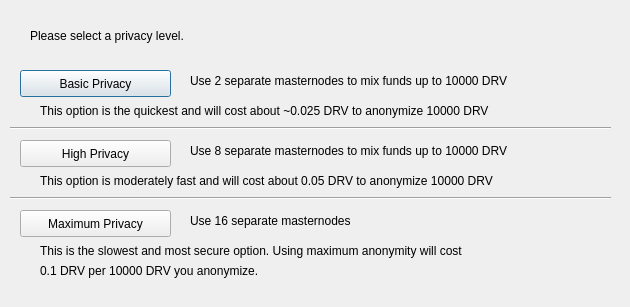
<?xml version="1.0" encoding="UTF-8"?>
<ui version="4.0">
 <class>DarksendConfig</class>
 <widget class="QDialog" name="DarksendConfig">
  <property name="geometry">
   <rect>
    <x>0</x>
    <y>0</y>
    <width>630</width>
    <height>307</height>
   </rect>
  </property>
  <property name="windowTitle">
   <string>Configure Darksend</string>
  </property>
  <widget class="QPushButton" name="buttonBasic">
   <property name="geometry">
    <rect>
     <x>20</x>
     <y>70</y>
     <width>151</width>
     <height>27</height>
    </rect>
   </property>
   <property name="text">
    <string>Basic Privacy</string>
   </property>
  </widget>
  <widget class="QPushButton" name="buttonHigh">
   <property name="geometry">
    <rect>
     <x>20</x>
     <y>140</y>
     <width>151</width>
     <height>27</height>
    </rect>
   </property>
   <property name="text">
    <string>High Privacy</string>
   </property>
  </widget>
  <widget class="QPushButton" name="buttonMax">
   <property name="geometry">
    <rect>
     <x>20</x>
     <y>210</y>
     <width>151</width>
     <height>27</height>
    </rect>
   </property>
   <property name="text">
    <string>Maximum Privacy</string>
   </property>
  </widget>
  <widget class="QLabel" name="label">
   <property name="geometry">
    <rect>
     <x>30</x>
     <y>20</y>
     <width>571</width>
     <height>31</height>
    </rect>
   </property>
   <property name="text">
    <string>Please select a privacy level.</string>
   </property>
  </widget>
  <widget class="QLabel" name="label_2">
   <property name="geometry">
    <rect>
     <x>190</x>
     <y>70</y>
     <width>421</width>
     <height>21</height>
    </rect>
   </property>
   <property name="text">
    <string>Use 2 separate masternodes to mix funds up to 10000 DRV</string>
   </property>
  </widget>
  <widget class="QLabel" name="label_3">
   <property name="geometry">
    <rect>
     <x>190</x>
     <y>140</y>
     <width>411</width>
     <height>21</height>
    </rect>
   </property>
   <property name="text">
    <string>Use 8 separate masternodes to mix funds up to 10000 DRV</string>
   </property>
  </widget>
  <widget class="QLabel" name="label_4">
   <property name="geometry">
    <rect>
     <x>190</x>
     <y>210</y>
     <width>421</width>
     <height>21</height>
    </rect>
   </property>
   <property name="text">
    <string>Use 16 separate masternodes</string>
   </property>
  </widget>
  <widget class="QLabel" name="label_6">
   <property name="geometry">
    <rect>
     <x>40</x>
     <y>100</y>
     <width>561</width>
     <height>21</height>
    </rect>
   </property>
   <property name="text">
    <string>This option is the quickest and will cost about ~0.025 DRV to anonymize 10000 DRV</string>
   </property>
  </widget>
  <widget class="QLabel" name="label_7">
   <property name="geometry">
    <rect>
     <x>40</x>
     <y>170</y>
     <width>561</width>
     <height>21</height>
    </rect>
   </property>
   <property name="text">
    <string>This option is moderately fast and will cost about 0.05 DRV to anonymize 10000 DRV</string>
   </property>
  </widget>
  <widget class="QLabel" name="label_8">
   <property name="geometry">
    <rect>
     <x>40</x>
     <y>240</y>
     <width>561</width>
     <height>21</height>
    </rect>
   </property>
   <property name="text">
    <string>This is the slowest and most secure option. Using maximum anonymity will cost</string>
   </property>
  </widget>
  <widget class="QLabel" name="label_9">
   <property name="geometry">
    <rect>
     <x>40</x>
     <y>260</y>
     <width>561</width>
     <height>21</height>
    </rect>
   </property>
   <property name="text">
    <string>0.1 DRV per 10000 DRV you anonymize.</string>
   </property>
  </widget>
  <widget class="Line" name="line">
   <property name="geometry">
    <rect>
     <x>10</x>
     <y>120</y>
     <width>601</width>
     <height>16</height>
    </rect>
   </property>
   <property name="orientation">
    <enum>Qt::Horizontal</enum>
   </property>
  </widget>
  <widget class="Line" name="line_2">
   <property name="geometry">
    <rect>
     <x>10</x>
     <y>190</y>
     <width>601</width>
     <height>16</height>
    </rect>
   </property>
   <property name="orientation">
    <enum>Qt::Horizontal</enum>
   </property>
  </widget>
 </widget>
 <resources/>
 <connections/>
</ui>
